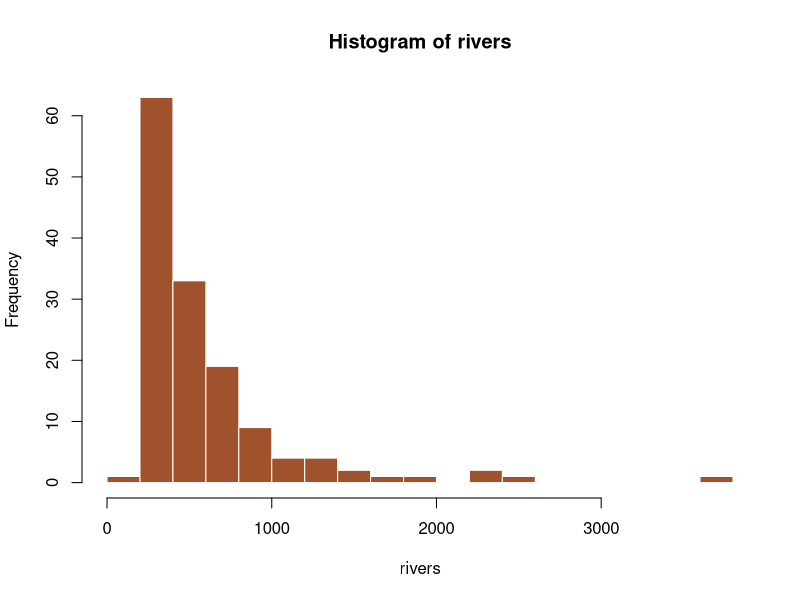
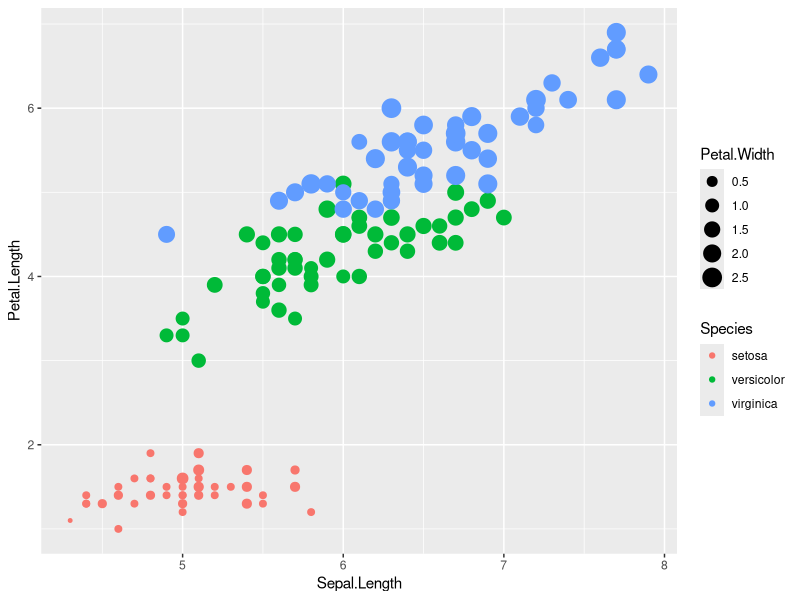

These figures' R source, in order:
data()
data(rivers)
?rivers
rivers
head(rivers)
length(rivers)
summary(rivers)
hist(rivers, col="sienna", border="white", breaks=25)

colors()


b<-8.31
mode(b)
h <- c('me','you'); h
i <- 1:6;i

j <- seq(from=1, to=10, by=2);j
k <- rep(1:4, times=3, each=2);k



library(ggplot2)
qplot(Sepal.Length, Petal.Length, data = iris, color = Species, size = Petal.Width)
